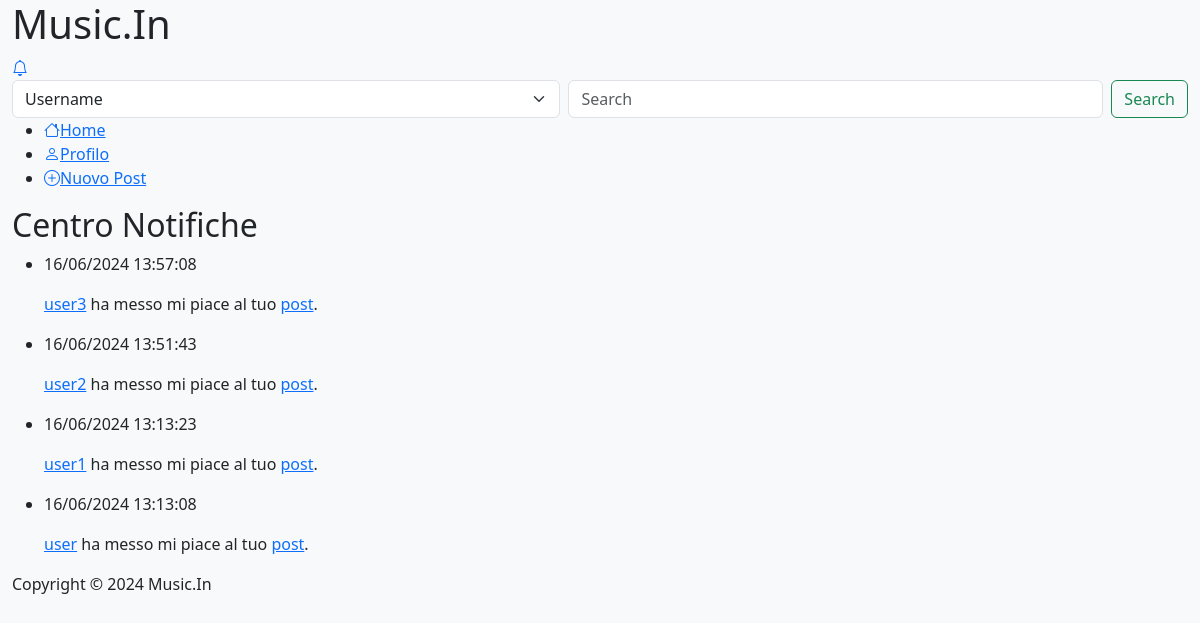
Screenshot of /notifications.php (signed in) with the database file from the repository.
### tables this page shows
create table notifications (
     `id` int not null AUTO_INCREMENT,
     `type` int not null,
     `created_at` timestamp not null DEFAULT current_timestamp(),
     `was_read` boolean not null,
     `receiver_id` int not null,
     `creator_id` int not null,
     `post_id` int,
     `comment_id` int,
     constraint `IDNotifica` primary key (`id`));

create table users (
     `id` int not null AUTO_INCREMENT,
     `username` varchar(255) not null,
     `password` varchar(255) not null,
     `email` varchar(255) not null,
     `name` varchar(255),
     `surname` varchar(255),
     `image` varchar(255),
     constraint `IDUser` primary key (`id`),
     unique key `username` (`username`),
     unique key `email` (`email`));

### notifications.php (called while the page is built)
<?php
require_once 'bootstrap.php';
$templateParams["title"] = "Notifiche";
$templateParams["name"] = "notifications";
$notifications = $dbh->getNotifications($_SESSION["user_id"]);
require 'template/base.php';
?>

### db/connessione-db.php (called while the page is built, shortened)
<?php
require_once("dbhelper.php");
$servername = "localhost";
$username = "root";
$password = "";
$dbname = "music_in";
$dbh = new DatabaseHelper($servername, $username, $password, $dbname, 3306);
?>

### db/dbhelper.php (called while the page is built, shortened)
<?php
class DatabaseHelper {
    private $conn;
    public function __construct($servername, $username, $password, $dbname, $port) {
        try {
            $this->conn = new PDO("mysql:host=$servername;dbname=$dbname;port=$port", $username, $password);
            $this->conn->setAttribute(PDO::ATTR_ERRMODE, PDO::ERRMODE_EXCEPTION);
            $this->conn->exec("SET NAMES utf8mb4");
        } catch(PDOException $e) {
            echo "Connessione al database fallita: " . $e->getMessage();
            die();
        }
    }
    public function getUserInfo($user_id) {
        $query_user = "SELECT username, email, name, surname, image as profile_image FROM users WHERE id = :user_id";
        $stmt_user = $this->conn->prepare($query_user);
        $stmt_user->bindParam(':user_id', $user_id);
        $stmt_user->execute();
        $user = $stmt_user->fetch(PDO::FETCH_ASSOC);
        return $user;
    }
    public function getNotifications($user_id) {
        $query = "SELECT id as notification_id, type, created_at, was_read, creator_id, post_id, comment_id FROM notifications WHERE receiver_id = :user_id ORDER BY created_at DESC";
        $stmt = $this->conn->prepare($query);
        $stmt->bindParam(':user_id', $user_id);
        $stmt->execute();
        $notifications = $stmt->fetchAll(PDO::FETCH_ASSOC);
        return $notifications;
    }
}
?>

### template/notifications.php (the view, shortened to what this page needs)
<h2>Centro Notifiche</h2>
<section>
    <?php if (empty($notifications)) : ?>
        <p>Non hai ancora nessuna notifica.</p>
    <?php else : ?>
        <ul>
            <?php foreach ($notifications as $notification) : ?>
                <li>
                    <p><?php echo htmlspecialchars((new DateTime($notification['created_at']))->format('d/m/Y H:i:s')); ?></p>
                    <p>
                        <?php switch ($notification['type']):
                        case NotificationType::LIKE->value: ?>
                            <a href="profile.php?id=<?php echo htmlspecialchars($notification['creator_id']); ?>"><?php echo htmlspecialchars($dbh->getUserInfo($notification['creator_id'])['username']); ?></a> ha messo mi piace al tuo <a href="post.php?id=<?php echo htmlspecialchars($notification['post_id']); ?>"> post</a>.
                        <?php break; ?>
                        <?php endswitch; ?>
                    </p>
                </li>
            <?php endforeach; ?>
        </ul>
    <?php endif; ?>
</section>

### template/base.php (shortened to what this page needs)
<!DOCTYPE html>
<html lang="it">
<head>
    <link href="https://cdn.jsdelivr.net/npm/bootstrap@5.3.3/dist/css/bootstrap.min.css" rel="stylesheet">
    <link rel="stylesheet" href="https://cdn.jsdelivr.net/npm/bootstrap-icons@1.11.3/font/bootstrap-icons.min.css">
</head>
<body class="bg-light">
    <div class="container-fluid">
        <header>
            <div class="row">
                <h1>Music.In</h1>
                <a href="notifications.php"><i class="bi bi-bell"></i></a>
            </div>
        </header>
        <nav>
            <form class="d-flex" role="search" action="search.php" method="get">
                <select class="form-select me-2" name="search_type" aria-label="Tipo di ricerca">
                    <option value="username">Username</option>
                </select>
                <input class="form-control me-2" type="search" name="query" placeholder="Search" aria-label="Search">
                <button class="btn btn-outline-success" type="submit">Search</button>
            </form>
            <ul>
                <li><a href="index.php"><i class="bi bi-house"></i>Home</a></li>
                <li><a href="profile.php"><i class="bi bi-person"></i>Profilo</a></li>
                <li><a href="new-post.php"><i class="bi bi-plus-circle"></i>Nuovo Post</a></li>
            </ul>
        </nav>
        <main>
            <?php if(isset($templateParams["name"])) { require("template/" . $templateParams["name"] . ".php"); } ?>
        </main>
        <footer>
            <p>Copyright &copy; 2024 Music.In</p>
        </footer>
    </div>
</body>
</html>

### rows the page displays
notifications: created_at "16/06/2024 13:57:08", creator.username "user3"
notifications: created_at "16/06/2024 13:51:43", creator.username "user2"
notifications: created_at "16/06/2024 13:13:23", creator.username "user1"
notifications: created_at "16/06/2024 13:13:08", creator.username "user"
